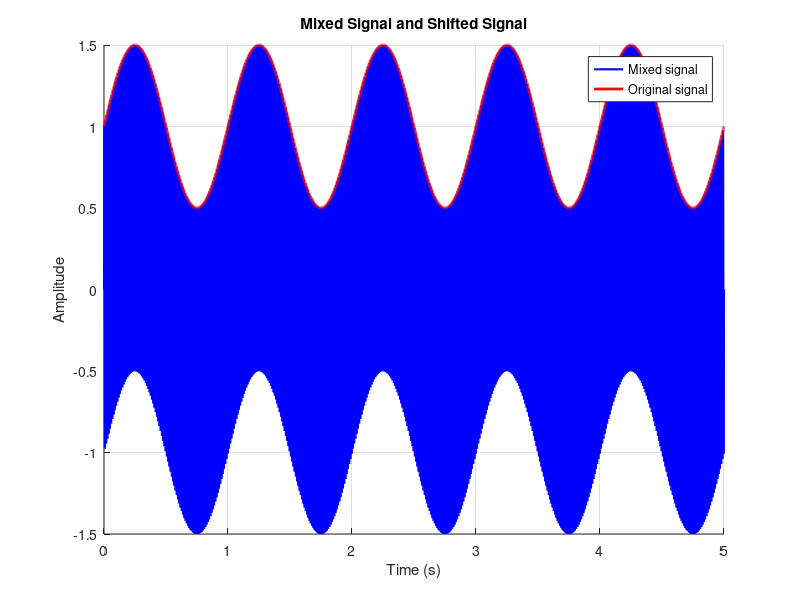

Write MATLAB code to recreate this figure.
% Define time vector
t = 0:0.0001:5; % Time from 0 to 0.1 seconds with step 0.001s

% Define signals
signal1 = 0.5 * sin(2 * pi * t);          % ½sin(2πt)
signal2 = 1 * sin(2 * pi * 100 * t);      % 2sin(2π100t)
mixed_signal = signal1 + signal2;         % Sum of both signals
shifted_signal = 0.5 * sin(2 * pi * t) + 1; % ½sin(2πt) + 3
MinShift = -0.5 * sin(2 * pi * t + pi) - 1;

% Plot signals
figure;
hold on;
plot(t, mixed_signal, 'b', 'LineWidth', 1.5); % Plot sum of signals in blue
plot(t, shifted_signal, 'r', 'LineWidth', 2); % Plot shifted signal in green dashed line
%plot(t, MinShift, 'g', 'LineWidth', 2);

% Labels and title
xlabel('Time (s)');
ylabel('Amplitude');
title('Mixed Signal and Shifted Signal');
legend('Mixed signal', 'Original signal');
grid on;
hold off;
